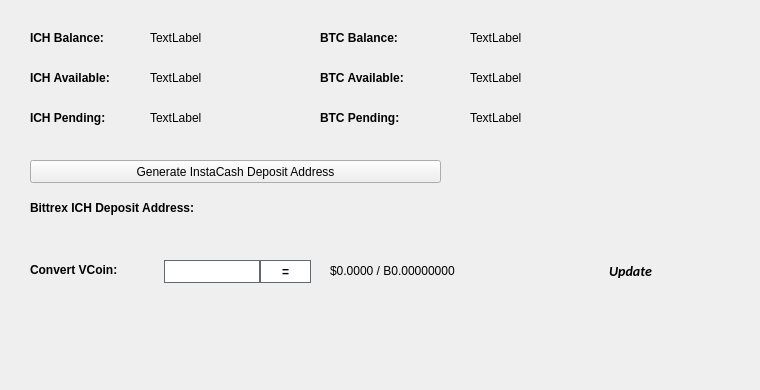
   <widget class="QWidget" name="BalanceTab">
    <attribute name="title">
     <string>Balance</string>
    </attribute>
    <widget class="QLabel" name="BitcoinBalanceLabel">
     <property name="geometry">
      <rect>
       <x>470</x>
       <y>30</y>
       <width>150</width>
       <height>16</height>
      </rect>
     </property>
     <property name="text">
      <string>TextLabel</string>
     </property>
    </widget>
    <widget class="QLabel" name="ICHBalanceLabel">
     <property name="geometry">
      <rect>
       <x>150</x>
       <y>30</y>
       <width>150</width>
       <height>16</height>
      </rect>
     </property>
     <property name="text">
      <string>TextLabel</string>
     </property>
    </widget>
    <widget class="QLabel" name="label_11">
     <property name="geometry">
      <rect>
       <x>30</x>
       <y>30</y>
       <width>101</width>
       <height>16</height>
      </rect>
     </property>
     <property name="font">
      <font>
       <weight>75</weight>
       <bold>true</bold>
      </font>
     </property>
     <property name="text">
      <string>ICH Balance:</string>
     </property>
    </widget>
    <widget class="QLabel" name="label_12">
     <property name="geometry">
      <rect>
       <x>320</x>
       <y>30</y>
       <width>101</width>
       <height>16</height>
      </rect>
     </property>
     <property name="font">
      <font>
       <weight>75</weight>
       <bold>true</bold>
      </font>
     </property>
     <property name="text">
      <string>BTC Balance:</string>
     </property>
    </widget>
    <widget class="QLabel" name="ICHAvailableLabel_2">
     <property name="geometry">
      <rect>
       <x>150</x>
       <y>70</y>
       <width>150</width>
       <height>16</height>
      </rect>
     </property>
     <property name="text">
      <string>TextLabel</string>
     </property>
    </widget>
    <widget class="QLabel" name="label_13">
     <property name="geometry">
      <rect>
       <x>30</x>
       <y>70</y>
       <width>111</width>
       <height>16</height>
      </rect>
     </property>
     <property name="font">
      <font>
       <weight>75</weight>
       <bold>true</bold>
      </font>
     </property>
     <property name="text">
      <string>ICH Available:</string>
     </property>
    </widget>
    <widget class="QLabel" name="label_14">
     <property name="geometry">
      <rect>
       <x>30</x>
       <y>110</y>
       <width>101</width>
       <height>16</height>
      </rect>
     </property>
     <property name="font">
      <font>
       <weight>75</weight>
       <bold>true</bold>
      </font>
     </property>
     <property name="text">
      <string>ICH Pending:</string>
     </property>
    </widget>
    <widget class="QLabel" name="ICHPendingLabel">
     <property name="geometry">
      <rect>
       <x>150</x>
       <y>110</y>
       <width>150</width>
       <height>16</height>
      </rect>
     </property>
     <property name="text">
      <string>TextLabel</string>
     </property>
    </widget>
    <widget class="QLabel" name="label_15">
     <property name="geometry">
      <rect>
       <x>320</x>
       <y>70</y>
       <width>111</width>
       <height>16</height>
      </rect>
     </property>
     <property name="font">
      <font>
       <weight>75</weight>
       <bold>true</bold>
      </font>
     </property>
     <property name="text">
      <string>BTC Available:</string>
     </property>
    </widget>
    <widget class="QLabel" name="BitcoinAvailableLabel">
     <property name="geometry">
      <rect>
       <x>470</x>
       <y>70</y>
       <width>150</width>
       <height>16</height>
      </rect>
     </property>
     <property name="text">
      <string>TextLabel</string>
     </property>
    </widget>
    <widget class="QLabel" name="label_31">
     <property name="geometry">
      <rect>
       <x>320</x>
       <y>110</y>
       <width>111</width>
       <height>16</height>
      </rect>
     </property>
     <property name="font">
      <font>
       <weight>75</weight>
       <bold>true</bold>
      </font>
     </property>
     <property name="text">
      <string>BTC Pending:</string>
     </property>
    </widget>
    <widget class="QLabel" name="BitcoinPendingLabel">
     <property name="geometry">
      <rect>
       <x>470</x>
       <y>110</y>
       <width>150</width>
       <height>16</height>
      </rect>
     </property>
     <property name="text">
      <string>TextLabel</string>
     </property>
    </widget>
    <widget class="QLabel" name="label_33">
     <property name="geometry">
      <rect>
       <x>30</x>
       <y>200</y>
       <width>221</width>
       <height>16</height>
      </rect>
     </property>
     <property name="font">
      <font>
       <weight>75</weight>
       <bold>true</bold>
      </font>
     </property>
     <property name="text">
      <string>Bittrex ICH Deposit Address:</string>
     </property>
    </widget>
    <widget class="QPushButton" name="GenDepositBTN">
     <property name="geometry">
      <rect>
       <x>30</x>
       <y>160</y>
       <width>411</width>
       <height>23</height>
      </rect>
     </property>
     <property name="text">
      <string>Generate InstaCash Deposit Address</string>
     </property>
     <property name="icon">
      <iconset resource="../instacash.qrc">
       <normaloff>:/icons/bitcoin</normaloff>:/icons/bitcoin</iconset>
     </property>
    </widget>
    <widget class="QLabel" name="DepositAddressLabel">
     <property name="geometry">
      <rect>
       <x>200</x>
       <y>200</y>
       <width>261</width>
       <height>16</height>
      </rect>
     </property>
     <property name="palette">
      <palette>
       <active>
        <colorrole role="WindowText">
         <brush brushstyle="SolidPattern">
          <color alpha="255">
           <red>0</red>
           <green>0</green>
           <blue>0</blue>
          </color>
         </brush>
        </colorrole>
        <colorrole role="Text">
         <brush brushstyle="SolidPattern">
          <color alpha="255">
           <red>0</red>
           <green>0</green>
           <blue>255</blue>
          </color>
         </brush>
        </colorrole>
       </active>
       <inactive>
        <colorrole role="WindowText">
         <brush brushstyle="SolidPattern">
          <color alpha="255">
           <red>0</red>
           <green>0</green>
           <blue>0</blue>
          </color>
         </brush>
        </colorrole>
        <colorrole role="Text">
         <brush brushstyle="SolidPattern">
          <color alpha="255">
           <red>0</red>
           <green>0</green>
           <blue>255</blue>
          </color>
         </brush>
        </colorrole>
       </inactive>
       <disabled>
        <colorrole role="WindowText">
         <brush brushstyle="SolidPattern">
          <color alpha="255">
           <red>120</red>
           <green>120</green>
           <blue>120</blue>
          </color>
         </brush>
        </colorrole>
        <colorrole role="Text">
         <brush brushstyle="SolidPattern">
          <color alpha="255">
           <red>120</red>
           <green>120</green>
           <blue>120</blue>
          </color>
         </brush>
        </colorrole>
       </disabled>
      </palette>
     </property>
     <property name="font">
      <font>
       <weight>75</weight>
       <bold>true</bold>
      </font>
     </property>
     <property name="text">
      <string/>
     </property>
     <property name="alignment">
      <set>Qt::AlignRight|Qt::AlignTrailing|Qt::AlignVCenter</set>
     </property>
     <property name="textInteractionFlags">
      <set>Qt::LinksAccessibleByMouse|Qt::TextSelectableByKeyboard|Qt::TextSelectableByMouse</set>
     </property>
    </widget>
    <widget class="QLabel" name="label_8">
     <property name="geometry">
      <rect>
       <x>460</x>
       <y>300</y>
       <width>281</width>
       <height>81</height>
      </rect>
     </property>
     <property name="text">
      <string/>
     </property>
     <property name="pixmap">
      <pixmap>:/images/bittrex</pixmap>
     </property>
    </widget>
    <widget class="QWidget" name="widgetConversion" native="true">
     <property name="geometry">
      <rect>
       <x>0</x>
       <y>250</y>
       <width>751</width>
       <height>43</height>
      </rect>
     </property>
     <property name="minimumSize">
      <size>
       <width>0</width>
       <height>43</height>
      </size>
     </property>
     <property name="styleSheet">
      <string notr="true"/>
     </property>
     <widget class="QPushButton" name="btnUpdateMarketData">
      <property name="geometry">
       <rect>
        <x>575</x>
        <y>0</y>
        <width>111</width>
        <height>41</height>
       </rect>
      </property>
      <property name="sizePolicy">
       <sizepolicy hsizetype="Expanding" vsizetype="Expanding">
        <horstretch>0</horstretch>
        <verstretch>0</verstretch>
       </sizepolicy>
      </property>
      <property name="font">
       <font>
        <family>calibri</family>
        <pointsize>-1</pointsize>
        <weight>75</weight>
        <italic>true</italic>
        <bold>true</bold>
       </font>
      </property>
      <property name="styleSheet">
       <string notr="true">margin:0px;text-align:center;padding:2px;border-radius:3px;font-style:italic;width:100px;font-size:14px;font-family:calibri;font-weight:600;</string>
      </property>
      <property name="text">
       <string>Update</string>
      </property>
      <property name="iconSize">
       <size>
        <width>150</width>
        <height>35</height>
       </size>
      </property>
      <property name="autoDefault">
       <bool>true</bool>
      </property>
      <property name="default">
       <bool>true</bool>
      </property>
     </widget>
     <widget class="QLabel" name="lblConvertVCoin">
      <property name="geometry">
       <rect>
        <x>30</x>
        <y>10</y>
        <width>131</width>
        <height>20</height>
       </rect>
      </property>
      <property name="styleSheet">
       <string notr="true"/>
      </property>
      <property name="text">
       <string>&lt;html&gt;&lt;head/&gt;&lt;body&gt;&lt;p&gt;&lt;span style=&quot; font-weight:600;&quot;&gt;Convert VCoin:&lt;/span&gt;&lt;/p&gt;&lt;/body&gt;&lt;/html&gt;</string>
      </property>
     </widget>
     <widget class="QLineEdit" name="txtConvertVCoinQty">
      <property name="geometry">
       <rect>
        <x>160</x>
        <y>10</y>
        <width>100</width>
        <height>23</height>
       </rect>
      </property>
      <property name="minimumSize">
       <size>
        <width>100</width>
        <height>23</height>
       </size>
      </property>
      <property name="maximumSize">
       <size>
        <width>100</width>
        <height>16777215</height>
       </size>
      </property>
      <property name="styleSheet">
       <string notr="true">border: 1px solid #61696c;margin-left:4px;</string>
      </property>
     </widget>
     <widget class="QPushButton" name="btnConvertInstaCash">
      <property name="geometry">
       <rect>
        <x>260</x>
        <y>10</y>
        <width>51</width>
        <height>23</height>
       </rect>
      </property>
      <property name="minimumSize">
       <size>
        <width>0</width>
        <height>23</height>
       </size>
      </property>
      <property name="styleSheet">
       <string notr="true">border:1px solid #61696c;background:white;font-weight:600;</string>
      </property>
      <property name="text">
       <string>=</string>
      </property>
     </widget>
     <widget class="QLabel" name="lblConvertVCoinResults">
      <property name="geometry">
       <rect>
        <x>330</x>
        <y>0</y>
        <width>201</width>
        <height>41</height>
       </rect>
      </property>
      <property name="styleSheet">
       <string notr="true"/>
      </property>
      <property name="text">
       <string>$0.0000 / B0.00000000</string>
      </property>
     </widget>
     <widget class="QLabel" name="iconOverviewUpdateWait">
      <property name="geometry">
       <rect>
        <x>670</x>
        <y>10</y>
        <width>24</width>
        <height>24</height>
       </rect>
      </property>
      <property name="text">
       <string/>
      </property>
      <property name="pixmap">
       <pixmap resource="../instacash.qrc">:/icons/transaction_1</pixmap>
      </property>
      <property name="scaledContents">
       <bool>true</bool>
      </property>
      <property name="alignment">
       <set>Qt::AlignCenter</set>
      </property>
     </widget>
    </widget>
   </widget>
